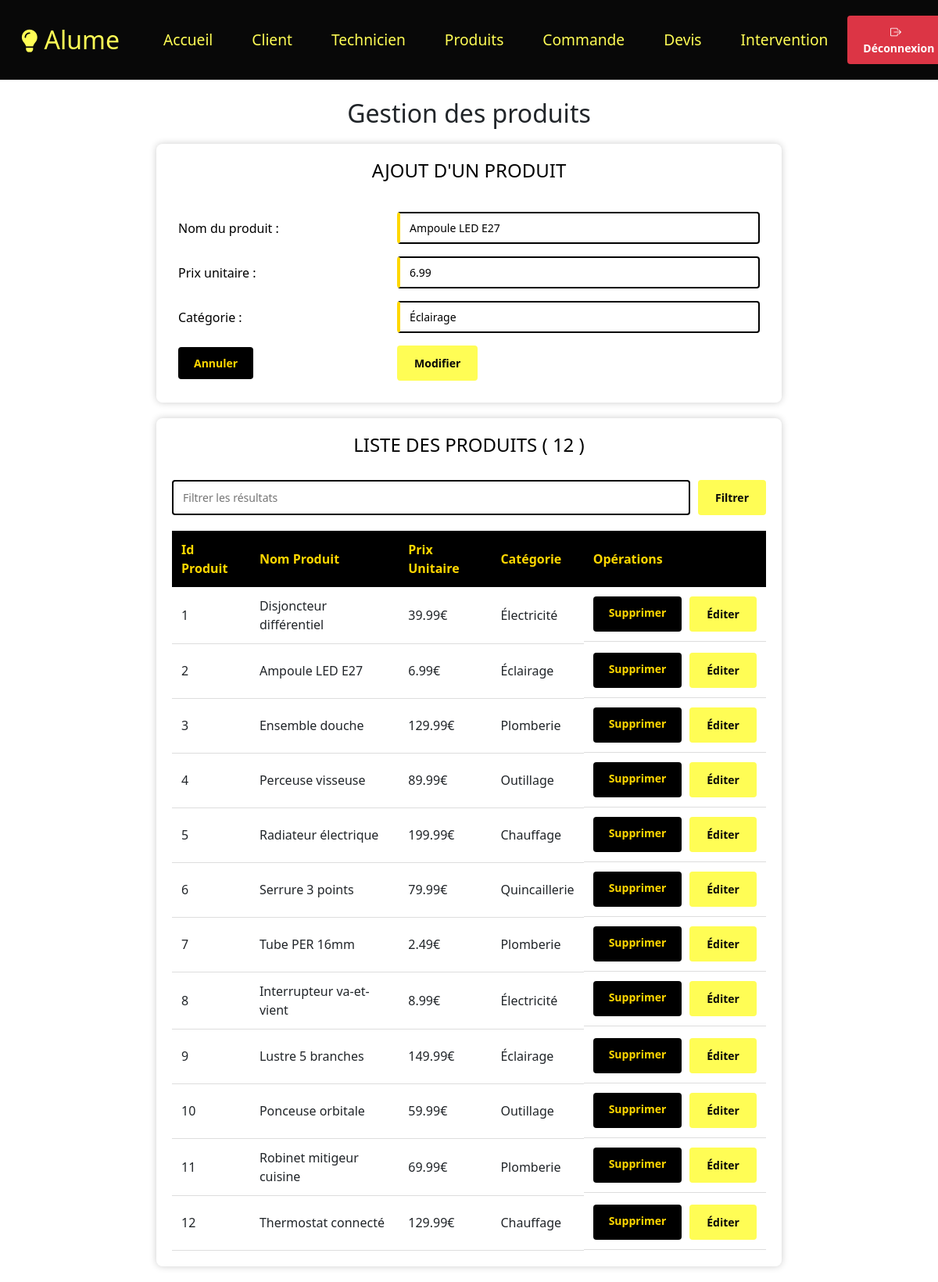
/index.php?page=4&action=edit&idproduit=2 (signed in), run on the app's committed database.
### tables this page shows
create table produit(
	idproduit int(6) not null AUTO_INCREMENT,
	nomproduit varchar(50),
	prix_unit decimal(8,2),
	categorie varchar(50),
	image varchar(255) DEFAULT 'default_product.jpg',
	description text,
	constraint pk_produit primary key (idproduit)
);

### modele/modele.class.php (called while the page is built, shortened)
<?php
class Modele {
	private $unPdo ;
	public function __construct(){
		$serveur = "localhost";
		$bdd = "ALUME";
		$user = "root";
		$mdp = "";
		try{
		$this->unPdo = new PDO("mysql:host=".$serveur.";dbname=".$bdd,$user, $mdp);
		}
		catch(PDOException $exp){
			echo "Erreur de connexion à la BDD";
		}
	}
	public function selectAllProduits ($filtre){
		if($filtre == ""){
			$requete = "select * from produit ;";
			$exec = $this->unPdo->prepare ($requete);
			$exec->execute ();
		}else{
			$requete = "select * from produit where nomproduit like :filtre or prix_unit like :filtre or categorie like :filtre;";
			$donnees = array(":filtre"=>"%".$filtre."%") ;
			$exec = $this->unPdo->prepare ($requete);
			$exec->execute ($donnees);
		}
		return $exec->fetchAll();
	}
	public function selectWhereProduit($idproduit){
		$requete = "select * from produit where idproduit = :idproduit;";
		$donnees = array (':idproduit' => $idproduit);
		$exec = $this->unPdo->prepare($requete);
		$exec->execute($donnees);
		$unProduit = $exec->fetch();
		return $unProduit;
	}
}
?>

### controleur/controleur.class.php (called while the page is built, shortened)
<?php
	require_once ("modele/modele.class.php");
	class Controleur {
		private $unModele ;
		public function   __construct(){
			$this->unModele = new Modele ();
		}
		public function selectAllProduits($filtre){
			$lesProduits = $this->unModele->selectAllProduits($filtre);
			return $lesProduits;
		}
		public function selectWhereProduit($idproduit){
			return $this->unModele->selectWhereProduit($idproduit);
		}
	}
?>

### vue/vue_select_produits.php (the view, shortened to what this page needs)
<div class="container">
    <h3>Liste des produits ( <?= (isset($lesProduits))? count($lesProduits) : '' ?> )</h3>
    <form method="post" action="" class="form-technicien">
        <div class="search-group">
            <input type="text" name="filtre" id="filtre" placeholder="Filtrer les résultats" class="form-input">
            <input type="submit" name="Filtrer" value="Filtrer" class="btn btn-primary">
        </div>
    </form>
    <table class="table-custom">
        <thead>
            <tr>
                <th>Id Produit</th>
                <th>Nom Produit</th>
                <th>Prix Unitaire</th>
                <th>Catégorie</th>
                <th>Opérations</th>
            </tr>
        </thead>
        <tbody>
        <?php
        if(isset($lesProduits)){
            foreach ($lesProduits as $unProduit) {
                echo "<tr>";
                echo "<td>" . $unProduit["idproduit"] . "</td>";
                echo "<td>" . $unProduit["nomproduit"] . "</td>";
                echo "<td>" . $unProduit["prix_unit"] . "€</td>";
                echo "<td>" . $unProduit["categorie"] . "</td>";
                echo "<td class='actions'>";
                    echo "<a href='index.php?page=4&action=sup&idproduit=".$unProduit["idproduit"]."'
                    onclick='return confirm(\"Êtes-vous sûr de vouloir supprimer ce produit ?\")'
                    class='btn btn-secondary'>Supprimer</a> ";
                    echo "<a href='index.php?page=4&action=edit&idproduit=".$unProduit["idproduit"]."'
                    class='btn btn-primary'>Éditer</a>";
                echo "</td>";
                echo "</tr>";
            }
        }
        ?>
        </tbody>
    </table>
</div>

### vue/vue_insert_produit.php (shortened to what this page needs)
<div class="container">
    <h3>Ajout d'un produit</h3>
    <form method="post" class="form-technicien">
        <table>
            <tr>
                <td>Nom du produit : </td>
                <td><input type="text" name="nomproduit" class="form-input" required value="<?= ($leProduit==null)?' ':$leProduit['nomproduit']?>"></td>
            </tr>
            <tr>
                <td>Prix unitaire : </td>
                <td><input type="number" name="prix_unit" class="form-input" required value="<?= ($leProduit==null)?' ':$leProduit['prix_unit']?>"></td>
            </tr>
            <tr>
                <td>Catégorie : </td>
                <td><input type="text" name="categorie" class="form-input" required value="<?= ($leProduit==null)?' ':$leProduit['categorie']?>"></td>
            </tr>
            <tr>
                <td><input type="reset" name="Annuler" value="Annuler" class="btn btn-secondary"></td>
                <td><input type="submit" class="btn btn-primary"
                    <?= ($leProduit==null)?'name="Valider" value="Valider"':
                    'name="Modifier" value="Modifier"'?>></td>
            </tr>
        </table>
    </form>
</div>

### index.php (style rules this page uses)
.btn-primary { background-color: #FFFD55 !important; border-color: #FFFD55 !important; color: #080808 !important; }

### vue/vue_insert_produit.php (style rules this page uses)
.container { width: 100%; max-width: 800px; margin: 20px auto; padding: 20px; background-color: #ffffff; border-radius: 8px; box-shadow: 0 0 10px rgba(0,0,0,0.2); }
h3 { color: #000000; text-align: center; margin-bottom: 30px; font-size: 24px; text-transform: uppercase; }
.form-technicien table { width: 100%; border-spacing: 0 15px; }
.form-technicien td { padding: 8px; color: #000000; }
.form-input { width: 100%; padding: 8px 12px; border: 2px solid #000000; border-radius: 4px; font-size: 14px; }
.btn { padding: 10px 20px; border: none; border-radius: 4px; cursor: pointer; font-size: 14px; transition: all 0.3s; font-weight: bold; }
.btn-primary { background-color: #FFD700; color: #000000; border: 2px solid #000000; }
.btn-secondary { background-color: #000000; color: #FFD700; }
.form-input:required { border-left: 4px solid #FFD700; }

### vue/vue_select_produits.php (style rules this page uses)
.container { width: 100%; max-width: 800px; margin: 20px auto; padding: 20px; background-color: #ffffff; border-radius: 8px; box-shadow: 0 0 10px rgba(0,0,0,0.2); }
h3 { color: #000000; text-align: center; margin-bottom: 30px; font-size: 24px; text-transform: uppercase; }
.search-group { margin-bottom: 20px; display: flex; gap: 10px; }
.table-custom { width: 100%; border-collapse: collapse; margin-top: 20px; }
.table-custom th { background-color: #000000; color: #FFD700; padding: 12px; text-align: left; }
.table-custom td { padding: 12px; border-bottom: 1px solid #ddd; }
.actions { display: flex; gap: 10px; }
.btn { padding: 10px 20px; border: none; border-radius: 4px; cursor: pointer; font-size: 14px; transition: all 0.3s; font-weight: bold; text-decoration: none; }
.btn-primary { background-color: #FFD700; color: #000000; border: 2px solid #000000; }
.btn-secondary { background-color: #000000; color: #FFD700; }
.form-input { width: 100%; padding: 8px 12px; border: 2px solid #000000; border-radius: 4px; font-size: 14px; }

### data on the page
produit: nomproduit "Ampoule LED E27", prix_unit "6.99", categorie "Éclairage", idproduit "2"
produit: idproduit "1", nomproduit "Disjoncteur différentiel", prix_unit "39.99", categorie "Électricité"
produit: idproduit "3", nomproduit "Ensemble douche", prix_unit "129.99", categorie "Plomberie"
produit: idproduit "4", nomproduit "Perceuse visseuse", prix_unit "89.99", categorie "Outillage"
produit: idproduit "5", nomproduit "Radiateur électrique", prix_unit "199.99", categorie "Chauffage"
produit: idproduit "6", nomproduit "Serrure 3 points", prix_unit "79.99", categorie "Quincaillerie"
produit: idproduit "7", nomproduit "Tube PER 16mm", prix_unit "2.49", categorie "Plomberie"
produit: idproduit "8", nomproduit "Interrupteur va-et-vient", prix_unit "8.99", categorie "Électricité"
produit: idproduit "9", nomproduit "Lustre 5 branches", prix_unit "149.99", categorie "Éclairage"
produit: idproduit "10", nomproduit "Ponceuse orbitale", prix_unit "59.99", categorie "Outillage"
produit: idproduit "11", nomproduit "Robinet mitigeur cuisine", prix_unit "69.99", categorie "Plomberie"
produit: idproduit "12", nomproduit "Thermostat connecté", prix_unit "129.99", categorie "Chauffage"

### other printed values
count($lesProduits) "12"
